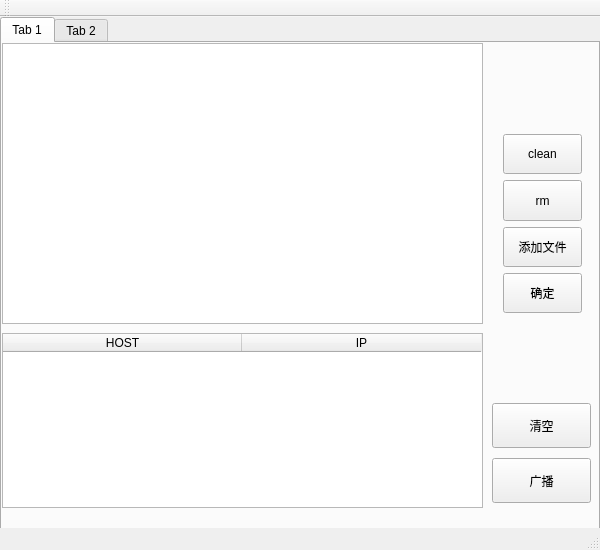
<?xml version="1.0" encoding="UTF-8"?>
<ui version="4.0">
 <class>MainWindow</class>
 <widget class="QMainWindow" name="MainWindow">
  <property name="geometry">
   <rect>
    <x>0</x>
    <y>0</y>
    <width>600</width>
    <height>550</height>
   </rect>
  </property>
  <property name="windowTitle">
   <string>MainWindow</string>
  </property>
  <widget class="QWidget" name="centralWidget">
   <widget class="QTabWidget" name="tabWidget">
    <property name="geometry">
     <rect>
      <x>0</x>
      <y>0</y>
      <width>600</width>
      <height>550</height>
     </rect>
    </property>
    <property name="currentIndex">
     <number>0</number>
    </property>
    <widget class="QWidget" name="send">
     <attribute name="title">
      <string>Tab 1</string>
     </attribute>
     <widget class="QListWidget" name="listWidget">
      <property name="geometry">
       <rect>
        <x>0</x>
        <y>0</y>
        <width>481</width>
        <height>281</height>
       </rect>
      </property>
      <property name="tabKeyNavigation">
       <bool>false</bool>
      </property>
      <property name="showDropIndicator" stdset="0">
       <bool>true</bool>
      </property>
      <property name="dragEnabled">
       <bool>false</bool>
      </property>
      <property name="dragDropOverwriteMode">
       <bool>false</bool>
      </property>
      <property name="alternatingRowColors">
       <bool>false</bool>
      </property>
      <property name="sortingEnabled">
       <bool>false</bool>
      </property>
     </widget>
     <widget class="QTableWidget" name="udp_tab">
      <property name="geometry">
       <rect>
        <x>0</x>
        <y>290</y>
        <width>481</width>
        <height>175</height>
       </rect>
      </property>
      <attribute name="horizontalHeaderDefaultSectionSize">
       <number>239</number>
      </attribute>
      <attribute name="verticalHeaderVisible">
       <bool>false</bool>
      </attribute>
      <attribute name="verticalHeaderHighlightSections">
       <bool>true</bool>
      </attribute>
      <column>
       <property name="text">
        <string>HOST</string>
       </property>
      </column>
      <column>
       <property name="text">
        <string>IP</string>
       </property>
      </column>
     </widget>
     <widget class="QPushButton" name="udp_btn">
      <property name="geometry">
       <rect>
        <x>490</x>
        <y>415</y>
        <width>99</width>
        <height>45</height>
       </rect>
      </property>
      <property name="sizePolicy">
       <sizepolicy hsizetype="Minimum" vsizetype="MinimumExpanding">
        <horstretch>0</horstretch>
        <verstretch>0</verstretch>
       </sizepolicy>
      </property>
      <property name="text">
       <string>广播</string>
      </property>
     </widget>
     <widget class="QWidget" name="layoutWidget">
      <property name="geometry">
       <rect>
        <x>490</x>
        <y>80</y>
        <width>101</width>
        <height>201</height>
       </rect>
      </property>
      <layout class="QVBoxLayout" name="verticalLayout">
       <item>
        <widget class="QPushButton" name="clean_btn">
         <property name="sizePolicy">
          <sizepolicy hsizetype="Minimum" vsizetype="MinimumExpanding">
           <horstretch>0</horstretch>
           <verstretch>0</verstretch>
          </sizepolicy>
         </property>
         <property name="text">
          <string>clean</string>
         </property>
        </widget>
       </item>
       <item>
        <widget class="QPushButton" name="rm_btn">
         <property name="sizePolicy">
          <sizepolicy hsizetype="Minimum" vsizetype="MinimumExpanding">
           <horstretch>0</horstretch>
           <verstretch>0</verstretch>
          </sizepolicy>
         </property>
         <property name="text">
          <string>rm</string>
         </property>
        </widget>
       </item>
       <item>
        <widget class="QPushButton" name="chouse_btn">
         <property name="sizePolicy">
          <sizepolicy hsizetype="Minimum" vsizetype="MinimumExpanding">
           <horstretch>0</horstretch>
           <verstretch>0</verstretch>
          </sizepolicy>
         </property>
         <property name="text">
          <string>添加文件</string>
         </property>
        </widget>
       </item>
       <item>
        <widget class="QPushButton" name="ok_btn">
         <property name="sizePolicy">
          <sizepolicy hsizetype="Minimum" vsizetype="MinimumExpanding">
           <horstretch>0</horstretch>
           <verstretch>0</verstretch>
          </sizepolicy>
         </property>
         <property name="text">
          <string>确定</string>
         </property>
        </widget>
       </item>
      </layout>
     </widget>
     <widget class="QPushButton" name="udp_clear">
      <property name="geometry">
       <rect>
        <x>490</x>
        <y>360</y>
        <width>99</width>
        <height>45</height>
       </rect>
      </property>
      <property name="sizePolicy">
       <sizepolicy hsizetype="Minimum" vsizetype="MinimumExpanding">
        <horstretch>0</horstretch>
        <verstretch>0</verstretch>
       </sizepolicy>
      </property>
      <property name="text">
       <string>清空</string>
      </property>
     </widget>
    </widget>
    <widget class="QWidget" name="recv">
     <attribute name="title">
      <string>Tab 2</string>
     </attribute>
     <widget class="QPushButton" name="save_btn">
      <property name="geometry">
       <rect>
        <x>480</x>
        <y>20</y>
        <width>91</width>
        <height>41</height>
       </rect>
      </property>
      <property name="text">
       <string>保存路径</string>
      </property>
     </widget>
     <widget class="QLabel" name="save_lab">
      <property name="geometry">
       <rect>
        <x>50</x>
        <y>20</y>
        <width>371</width>
        <height>41</height>
       </rect>
      </property>
      <property name="text">
       <string>默认是当前的工作路径</string>
      </property>
      <property name="alignment">
       <set>Qt::AlignCenter</set>
      </property>
     </widget>
     <widget class="QLabel" name="ip_lab">
      <property name="geometry">
       <rect>
        <x>110</x>
        <y>110</y>
        <width>211</width>
        <height>71</height>
       </rect>
      </property>
      <property name="text">
       <string/>
      </property>
      <property name="alignment">
       <set>Qt::AlignCenter</set>
      </property>
     </widget>
    </widget>
   </widget>
  </widget>
  <widget class="QMenuBar" name="menuBar">
   <property name="geometry">
    <rect>
     <x>0</x>
     <y>0</y>
     <width>600</width>
     <height>23</height>
    </rect>
   </property>
  </widget>
  <widget class="QToolBar" name="mainToolBar">
   <attribute name="toolBarArea">
    <enum>TopToolBarArea</enum>
   </attribute>
   <attribute name="toolBarBreak">
    <bool>false</bool>
   </attribute>
  </widget>
  <widget class="QStatusBar" name="statusBar"/>
 </widget>
 <layoutdefault spacing="6" margin="11"/>
 <resources/>
 <connections/>
</ui>
